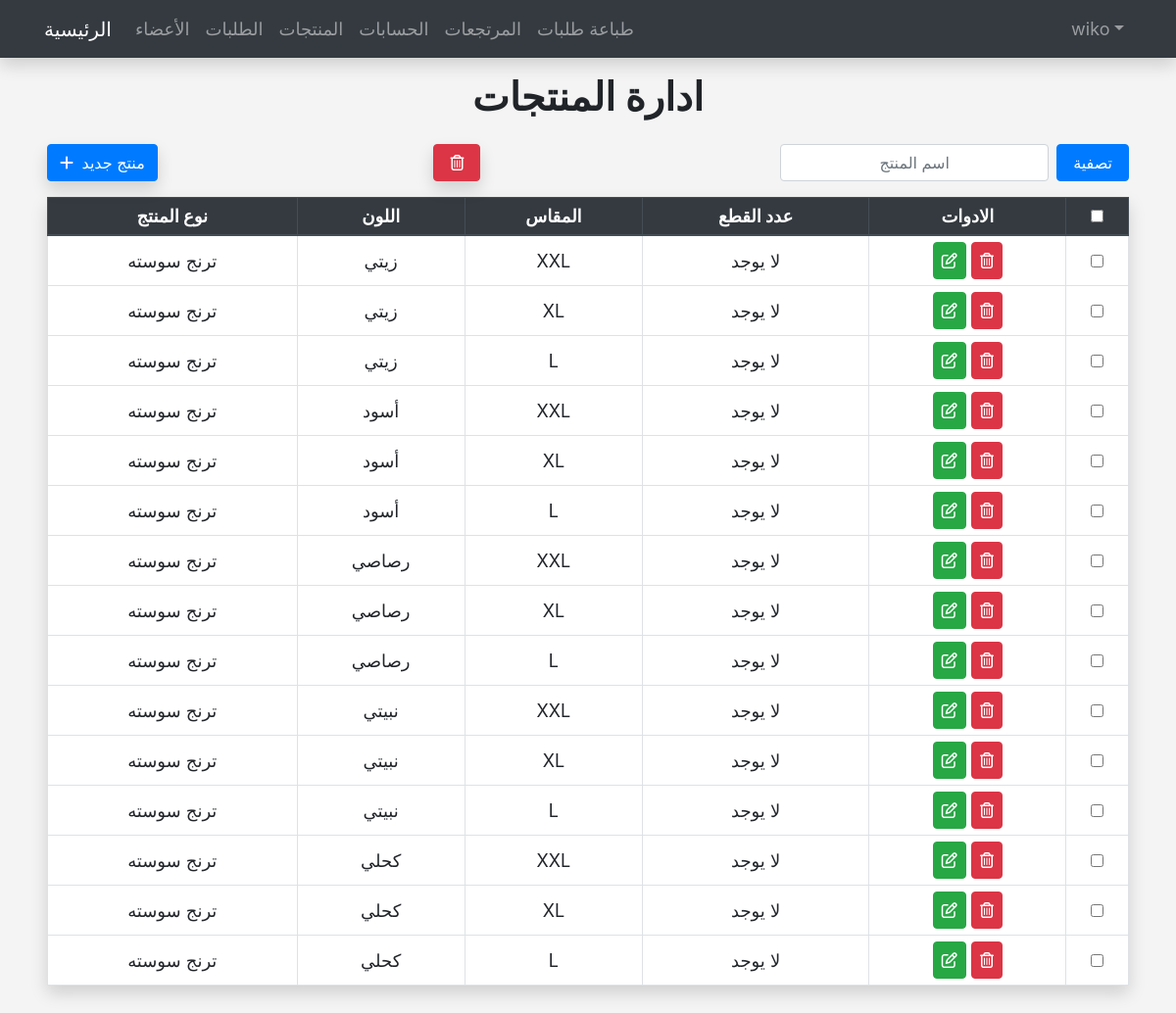
/admin/products.php (signed in), run on the app's committed database.
### tables this page shows
CREATE TABLE `products` (
  `ProductID` int(11) NOT NULL,
  `ProductName` varchar(255) NOT NULL,
  `ProductColor` varchar(255) NOT NULL,
  `ProductSize` int(11) NOT NULL DEFAULT 0,
  `NumOfPieces` int(100) NOT NULL DEFAULT 0
);

### admin/products.php (the view, shortened to what this page needs)
<?php
    if(isset($_SESSION['Username']) && $_SESSION['UserStatus'] == 1) :
        $do = isset($_GET['do']) ? $_GET['do'] : 'Manage';
    else :
        header('Location: index.php');
        exit();
    endif;
?>
<?php  include $tpl . 'header.php'; ?>
<?php
    include('navbar.php');
?>
<?php
    if($do == 'Manage') :
        if($_SERVER['REQUEST_METHOD'] == 'POST') :
            $productname   = $_POST['SearchProduct'];
        else :
            $productname  = '';
        endif;
        if(!empty ($productname)) :
            $check = $con->prepare("SELECT      *
                                    FROM        products
                                    WHERE       ProductName = '$productname'
                                    ORDER BY    ProductID DESC ");
        else :
            $check = $con->prepare("SELECT      *
                                    FROM        products
                                    ORDER BY    ProductID DESC ");
        endif;
        $check->execute();
        $products = $check->fetchAll();
    ?>
        <h1 class="text-center font-weight-bold mt-3 mb-4"> ادارة المنتجات </h1>
        <div class="mx-5 pb-5 min-h">
            <div class="d-flex justify-content-between mb-3">
                <div class="">
                    <a href="products.php?do=Add" class="btn btn-primary shadow">
                        <i class="fa fa-plus mr-1"></i>
                        منتج جديد
                    </a>
                </div>
                <div class="d-flex">
                    <div>
                        <button type="submit" formaction="products.php?do=Delete" form="formproducts" class="btn btn-danger px-3 mr-3 shadow" data-toggle="tooltip" title="ازالة">
                            <i class="far fa-trash-alt"></i>
                        </button>
                    </div>
                </div>
                <form method="POST" action="" class="">
                    <div class="d-flex">
                        <input type="text" name="SearchProduct" placeholder="اسم المنتج" class="form-control ml-2 text-center">
                        <input type="submit" value="تصفية" class="btn btn-primary ml-2 py-1 px-3">
                    </div>
                </form>
            </div>
            <form method="POST" action="" id="formproducts" >
                <table class="table table-bordered shadow main-table table-hover text-center">
                    <thead class="thead-dark">
                        <tr>
                            <th>نوع المنتج</th>
                            <th>اللون</th>
                            <th>المقاس</th>
                            <th>عدد القطع</th>
                            <th>الادوات</th>
                            <th>
                                <input class="form-check-input p" type="checkbox" id="selectAll" data-toggle="tooltip" title="تحديد الكل">
                            </th>
                        </tr>
                    </thead>
                    <tbody>
                    <?php
                            foreach($products as $product) :
                                $arraySize = ['0', 'S', 'M', 'L', 'XL', 'XXL', 'XXXL'];
                                $SizeNum = $product['ProductSize'];
                                $size = $arraySize[$SizeNum];
                                $number = $product['NumOfPieces'];
                                if($number == 0) :
                                    $numberofpieces = 'لا يوجد';
                                else:
                                    $numberofpieces = $number;
                                endif;
                                echo
                                    '<tr>
                                        <td>' . $product['ProductName'] . '</td>
                                        <td>' . $product['ProductColor'] . '</td>
                                        <td>' . $size . '</td>
                                        <td>' . $numberofpieces . '</td>
                                        <td>
                                            <a href="products.php?do=Edit&productid=' . $product['ProductID'] . '" class="btn btn-success px-2 my-1" data-toggle="tooltip" title="تعديل">
                                                <i class="fa fa-edit"></i>
                                            </a>
                                            <a href="products.php?do=Delete&productid=' . $product['ProductID'] . '" class="btn btn-danger px-2 my-1 confirm" data-toggle="tooltip" title="ازالة">
                                                <i class="far fa-trash-alt"></i>
                                            </a>
                                        </td>
                                        <td>
                                            <input class="form-check-input" type="checkbox" id="checkItem" name="check[]" value="' . $product['ProductID'] . '" data-toggle="tooltip" title="تحديد">
                                        </td>
                                    </tr>';
                            endforeach;
                    ?>
                    </tbody>
                </table>
            </form>
        </div>
    <?php
    endif;
?>
<?php  include $tpl . 'footer.php'; ?>

### admin/layout/css/main.css (style rules this page uses)
body { background-color: #f4f4f4; font-size: 18px; }
.form-control { position: relative; }
.main-table td { background: #fff; vertical-align: middle !important; padding: 2px; }
.main-table .form-check-input { position: unset; margin: 0; }
.main-table .table td, .table th { padding: 5px; }
.main-table tbody tr { display: none; }
.main-table tbody tr.activeTR { display: table-row; }
.min-h { min-height: 100px; }

### data on the page
products: ProductName "ترنج سوسته", ProductColor "زيتي", ProductSize "XXL", NumOfPieces "لا يوجد"
products: ProductName "ترنج سوسته", ProductColor "زيتي", ProductSize "XL", NumOfPieces "لا يوجد"
products: ProductName "ترنج سوسته", ProductColor "زيتي", ProductSize "L", NumOfPieces "لا يوجد"
products: ProductName "ترنج سوسته", ProductColor "أسود", ProductSize "XXL", NumOfPieces "لا يوجد"
products: ProductName "ترنج سوسته", ProductColor "أسود", ProductSize "XL", NumOfPieces "لا يوجد"
products: ProductName "ترنج سوسته", ProductColor "أسود", ProductSize "L", NumOfPieces "لا يوجد"
products: ProductName "ترنج سوسته", ProductColor "رصاصي", ProductSize "XXL", NumOfPieces "لا يوجد"
products: ProductName "ترنج سوسته", ProductColor "رصاصي", ProductSize "XL", NumOfPieces "لا يوجد"
products: ProductName "ترنج سوسته", ProductColor "رصاصي", ProductSize "L", NumOfPieces "لا يوجد"
products: ProductName "ترنج سوسته", ProductColor "نبيتي", ProductSize "XXL", NumOfPieces "لا يوجد"
products: ProductName "ترنج سوسته", ProductColor "نبيتي", ProductSize "XL", NumOfPieces "لا يوجد"
products: ProductName "ترنج سوسته", ProductColor "نبيتي", ProductSize "L", NumOfPieces "لا يوجد"
products: ProductName "ترنج سوسته", ProductColor "كحلي", ProductSize "XXL", NumOfPieces "لا يوجد"
products: ProductName "ترنج سوسته", ProductColor "كحلي", ProductSize "XL", NumOfPieces "لا يوجد"
products: ProductName "ترنج سوسته", ProductColor "كحلي", ProductSize "L", NumOfPieces "لا يوجد"

### other printed values
$_SESSION['Username'] "wiko"
